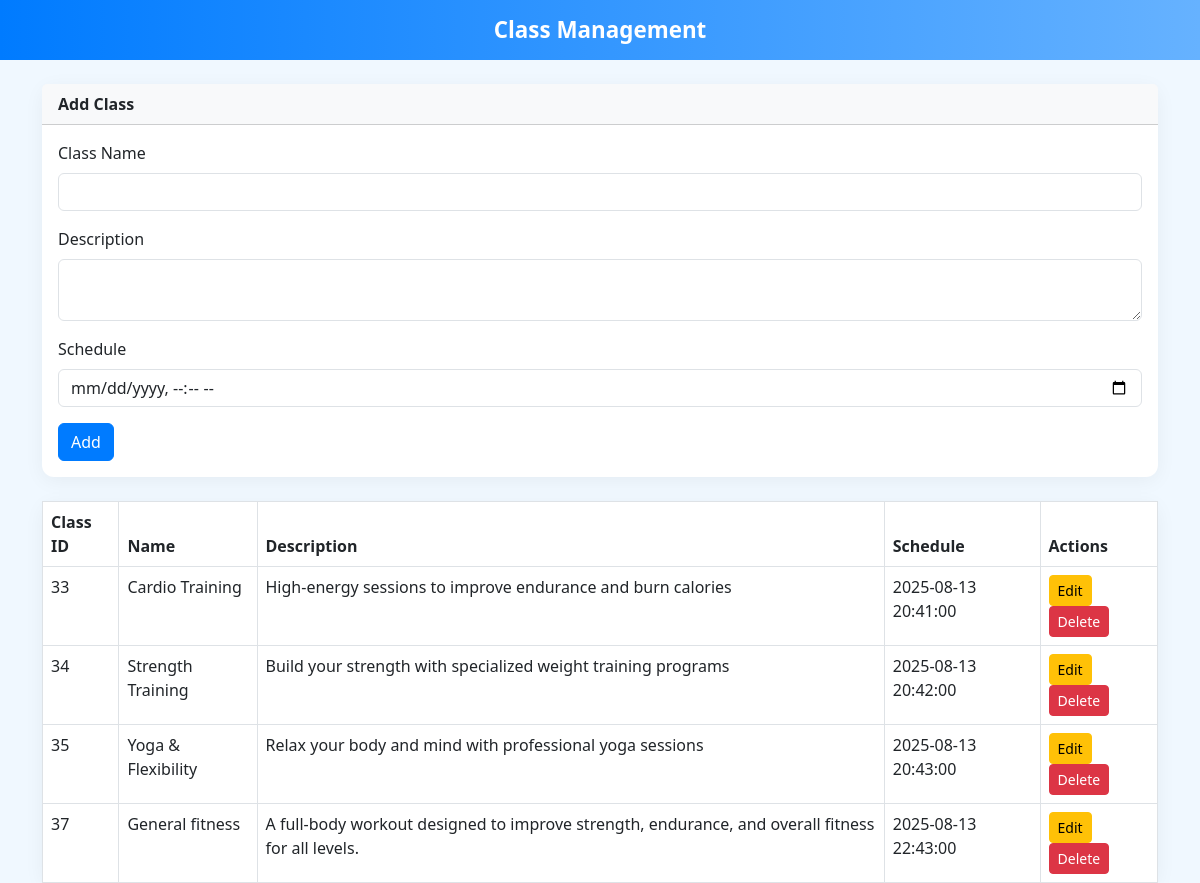
The page /fitzone/classes_management.php on the database its author committed.
### tables this page shows
CREATE TABLE `classes` (
  `class_id` int(11) NOT NULL,
  `name` varchar(50) NOT NULL,
  `description` text DEFAULT NULL,
  `trainer_id` int(11) DEFAULT NULL,
  `schedule` datetime DEFAULT NULL,
  `type` enum('cardio Training','strength Training','yoga & flexibility') NOT NULL,
  `created_at` timestamp NOT NULL DEFAULT current_timestamp()
);

### fitzone/classes_management.php (the view, shortened to what this page needs)
<?php
$servername = "localhost";
$username = "root";
$password = "";
$dbname = "fitzone";
$conn = mysqli_connect($servername, $username, $password, $dbname);
$result = mysqli_query($conn, "SELECT * FROM classes ORDER BY schedule");
?>
<!DOCTYPE html>
<html lang="en">
<head>
<link href="https://cdn.jsdelivr.net/npm/bootstrap@5.3.0/dist/css/bootstrap.min.css" rel="stylesheet">
</head>
<body>
<nav class="navbar navbar-expand-lg">
    <div class="container d-flex justify-content-center position-relative">
        <span class="navbar-brand mx-auto">Class Management</span>
    </div>
</nav>
<div class="container mt-4">
    <div class="card mb-4">
        <div class="card-header bg-light fw-bold">
            <?= isset($class) ? 'Update Class' : 'Add Class' ?>
        </div>
        <div class="card-body">
            <form method="POST">
                <div class="mb-3">
                    <label class="form-label">Class Name</label>
                    <input type="text" name="name" class="form-control" value="<?= isset($class) ? htmlspecialchars($class['name']) : '' ?>" required>
                </div>
                <div class="mb-3">
                    <label class="form-label">Description</label>
                    <textarea name="description" class="form-control" required><?= isset($class) ? htmlspecialchars($class['description']) : '' ?></textarea>
                </div>
                <div class="mb-3">
                    <label class="form-label">Schedule</label>
                    <input type="datetime-local" name="schedule" class="form-control" value="<?= isset($class) ? date('Y-m-d\TH:i', strtotime($class['schedule'])) : '' ?>" required>
                </div>
                <button type="submit" name="<?= isset($class) ? 'update' : 'add' ?>" class="btn btn-primary"><?= isset($class) ? 'Update' : 'Add' ?></button>
            </form>
        </div>
    </div>
    <div class="card">
        <div class="card-body p-0">
            <div class="table-responsive">
                <table class="table table-hover table-bordered m-0">
                    <thead>
                        <tr>
                            <th>Class ID</th>
                            <th>Name</th>
                            <th>Description</th>
                            <th>Schedule</th>
                            <th>Actions</th>
                        </tr>
                    </thead>
                    <tbody>
                        <?php if (mysqli_num_rows($result) > 0): ?>
                            <?php while ($row = mysqli_fetch_assoc($result)): ?>
                                <tr>
                                    <td><?= $row['class_id'] ?></td>
                                    <td><?= htmlspecialchars($row['name']) ?></td>
                                    <td><?= htmlspecialchars($row['description']) ?></td>
                                    <td><?= $row['schedule'] ?></td>
                                    <td>
                                        <form method="POST" class="d-inline">
                                            <button type="submit" name="edit" class="btn btn-sm btn-warning">Edit</button>
                                        </form>
                                        <form method="POST" class="d-inline">
                                            <button type="submit" name="delete" class="btn btn-sm btn-danger" onclick="return confirm('Are you sure?')">Delete</button>
                                        </form>
                                    </td>
                                </tr>
                            <?php endwhile; ?>
                        <?php else: ?>
                            <tr><td colspan="5" class="text-center">No classes found</td></tr>
                        <?php endif; ?>
                    </tbody>
                </table>
            </div>
        </div>
    </div>
</div>
</body>
</html>

### fitzone/classes_management.php (style rules this page uses)
body { background-color: #f0f8ff; font-family: 'Segoe UI', sans-serif; }
.navbar { background: linear-gradient(90deg, #007bff, #66b2ff); }
.navbar-brand { color: white !important; font-weight: 600; font-size: 1.4rem; }
.card { border-radius: 12px; box-shadow: 0px 4px 20px rgba(0,0,0,0.05); border: none; }
.table thead { background-color: #007bff; color: white; }
.btn-primary { background-color: #007bff; border-color: #007bff; }

### rows shown on the page
classes: class_id "33", name "Cardio Training", description "High-energy sessions to improve endurance and burn calories", schedule "2025-08-13 20:41:00"
classes: class_id "34", name "Strength Training", description "Build your strength with specialized weight training programs", schedule "2025-08-13 20:42:00"
classes: class_id "35", name "Yoga & Flexibility", description "Relax your body and mind with professional yoga sessions", schedule "2025-08-13 20:43:00"
classes: class_id "37", name "General fitness", description "A full-body workout designed to improve strength, endurance, and overall fitness for all levels.", schedule "2025-08-13 22:43:00"
